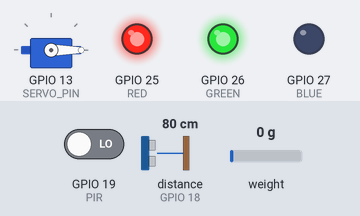
A sketch run on a simulated ESP32. Parts: servo, output pins drawn as LEDs (lit = HIGH). Wiring (inferred from the names in the program): ultrasonic range finder: trigger GPIO 5; echo GPIO 18. Inputs (shaded band) come from the test bench; at power-on: distance to the obstacle (sensor on GPIO 18) 80 cm, weight on the scale 0 g, GPIO 19 (PIR) LOW. The echo pulse lasts 58.3 µs per cm; WiFi joins after 1.5 s; servers stay silent unless stated; the Firebase database answers and starts empty; pins used as bus, display or sensor lines are not drawn; what the sketch prints to the serial monitor is not drawn.

Above: at 3.7 s.
3.8 s: distance to the obstacle (sensor on GPIO 18) set to 3 cm
At 4.5 s:
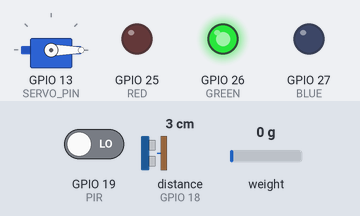
5.4 s: weight on the scale set to 5 g
6.9 s: weight on the scale set to 8 g
At 8.1 s:
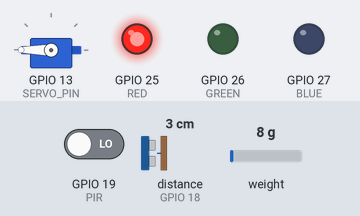
Timing chart, 0 to 9.9 s (numbered marks = the images above; inputs shaded):
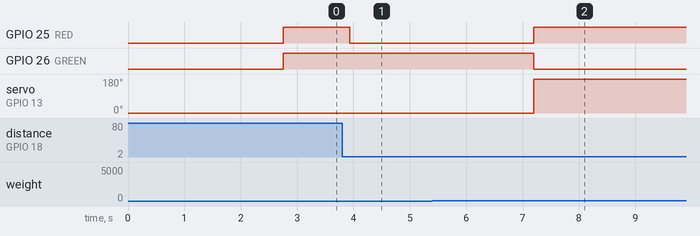

The sketch:

SmartSeat.ino
```cpp
#include <WiFi.h>
#include <Firebase_ESP_Client.h>
#include <ESP32Servo.h>
#include "HX711.h"

#define WIFI_SSID "" //insert Wi-Fi SSID
#define WIFI_PASSWORD "" //insert Wi-Fi Password

#define API_KEY "AIzaSyDjq8ptsydQSVZeOsaqajkIyprU22eQZrc"
#define DATABASE_URL "mcduduk-default-rtdb.asia-southeast1.firebasedatabase.app"

#define TRIG 5
#define ECHO 18
#define PIR 19
#define SERVO_PIN 13
#define DT 21
#define SCK_PIN 22
#define RED 25
#define GREEN 26
#define BLUE 27

Servo myServo;
HX711 scale;
FirebaseData fbdo;
FirebaseAuth auth;
FirebaseConfig config;

String current_state = "available";
String last_uploaded = "";
String web_status = "";
unsigned long last_check = 0;
bool signupOK = false;

void setup() {
  Serial.begin(115200);
  pinMode(TRIG, OUTPUT);
  pinMode(ECHO, INPUT);
  pinMode(PIR, INPUT);
  pinMode(RED, OUTPUT);
  pinMode(GREEN, OUTPUT);
  pinMode(BLUE, OUTPUT);

  myServo.attach(SERVO_PIN);
  myServo.write(0);

  //hx711
  scale.begin(DT, SCK_PIN);
  scale.set_scale(203.04);
  scale.tare();

  //wifi
  WiFi.begin(WIFI_SSID, WIFI_PASSWORD);
  while (WiFi.status() != WL_CONNECTED) {
    delay(300);
    Serial.print(".");
  }

  //firebase connect
  config.api_key = API_KEY;
  config.database_url = DATABASE_URL;
  if (Firebase.signUp(&config, &auth, "", "")) {
    signupOK = true;
  }
}

void loop() {
  if (Firebase.ready() && signupOK) {
    float w = scale.get_units(1);
    int m = digitalRead(PIR);

    digitalWrite(TRIG, LOW);
    delayMicroseconds(2);
    digitalWrite(TRIG, HIGH);
    delayMicroseconds(10);
    digitalWrite(TRIG, LOW);

    long duration = pulseIn(ECHO, HIGH);
    int d = duration * 0.034 / 2;

    Serial.print("weight: "); Serial.print(w);
    Serial.print(" | motion: "); Serial.print(m);
    Serial.print(" | dist: "); Serial.println(d);

    if (millis() - last_check > 2000) {
      if (Firebase.RTDB.getString(&fbdo, "/tables/t11/status")) {
        web_status = fbdo.stringData();
      }
      last_check = millis();
    }

    //occupied(red)
    if (abs(w) > 6 || m == 1) {
      current_state = "occupied";
      digitalWrite(RED, HIGH);
      digitalWrite(GREEN, LOW);
      digitalWrite(BLUE, LOW);
      myServo.write(180);
    }
    //reserved(blue)
    else if (web_status == "reserved") {
      current_state = "reserved";
      digitalWrite(RED, LOW);
      digitalWrite(GREEN, LOW);
      digitalWrite(BLUE, HIGH);
      myServo.write(180);
    }
    //dirty(yellow)
    else if (abs(w) < 25 && d != 2) {
      current_state = "dirty";
      digitalWrite(RED, HIGH);
      digitalWrite(GREEN, HIGH);
      digitalWrite(BLUE, LOW);
      myServo.write(0);
    }
    //available(green)
    else {
      current_state = "available";
      digitalWrite(RED, LOW);
      digitalWrite(GREEN, HIGH);
      digitalWrite(BLUE, LOW);
      myServo.write(0);
    }

    //upload
    if (current_state != last_uploaded && current_state != web_status) {
      if (Firebase.RTDB.setString(&fbdo, "/tables/t11/status", current_state)) {
        last_uploaded = current_state;
      }
    }
  }
  delay(100);
}
```

Measured:
- the behaviour switches between 6 and 7 g on weight on the scale (found by bisection; images 1 and 2)
- after the input at 3.8 s, GPIO 25 (RED): HIGH → LOW after 0.13 s
- after the input at 5.4 s, every drawn part: stays the same
- after the input at 6.9 s, GPIO 25 (RED): LOW → HIGH after 0.30 s; GPIO 26 (GREEN): HIGH → LOW after 0.30 s; servo on GPIO 13 (SERVO_PIN): 0° → 180° after 0.30 s
